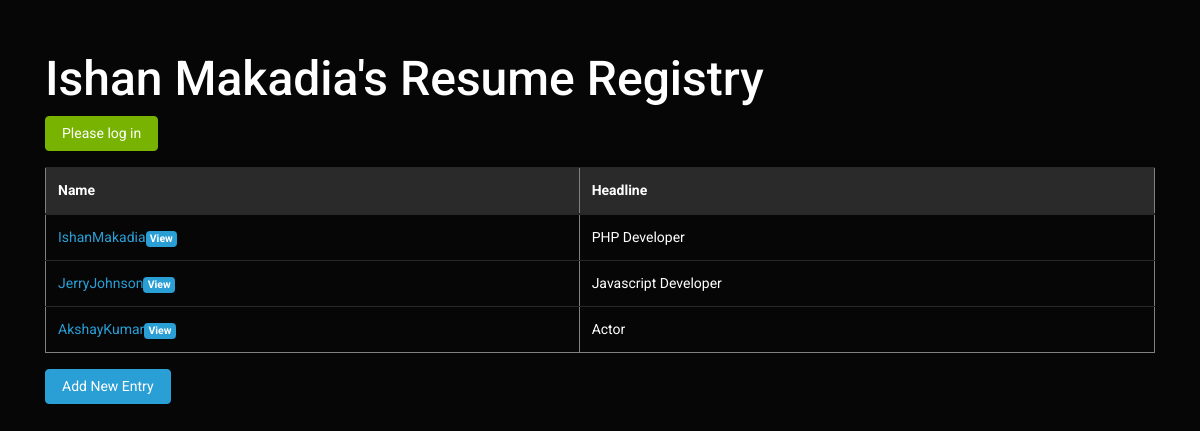
The page / on the database its author committed.
### tables this page shows
CREATE TABLE `profile` (
  `profile_id` int(11) NOT NULL,
  `user_id` int(11) NOT NULL,
  `first_name` text DEFAULT NULL,
  `last_name` text DEFAULT NULL,
  `email` text DEFAULT NULL,
  `headline` text DEFAULT NULL,
  `summary` text DEFAULT NULL
);

### index.php (the view, shortened to what this page needs)
<?php
require_once "pdo.php";
$stmt = $pdo->query("SELECT profile_id, first_name,last_name , headline from users join Profile on users.user_id = Profile.user_id");
$rows = $stmt->fetchAll(PDO::FETCH_ASSOC);
?>
<!DOCTYPE html>
<html>
<head>
    <?php require_once "bootstrap.php"; ?>
</head>
<body>
    <div class="container">
        <h2>Ishan Makadia's Resume Registry</h2>
        <?php
        if (!isset($_SESSION['name'])) {
            echo "<p><a href='login.php' class='btn btn-success'>Please log in</a></p>";
        }
        if (true) {
            echo "<table border='1' class='table table-hover' >";
            echo "<thead><tr class='table-active'>";
            echo "<th>Name</th>";
            echo " <th>Headline</th>";
            echo " </tr></thead>";
            foreach ($rows as $row) {
                echo "<tr><td>";
                echo ("<a href='view.php?profile_id=" . $row['profile_id'] . "'>"
                    . $row['first_name'] . $row['last_name']  .
                    "</a>" .
                    "<span class='badge badge-primary'>View</span>");
                echo ("</td><td>");
                echo ($row['headline']);
                echo ("</td>");
                echo ("</td></tr>\n");
            }
            echo "</table>";
        } else {
            echo 'No rows found';
        }
        ?>
        <p><a href="add.php"><button type="button" class="btn btn-primary">Add New Entry</button></a></p>
    </div>
</body>
</html>

### bootstrap.php
<link href="starter-template.css" rel="stylesheet">
<link rel="stylesheet" href="https://bootswatch.com/4/cyborg/bootstrap.min.css">

### starter-template.css (style rules this page uses)
body { padding-top: 50px; }

### rows shown on the page
profile: first_name "Ishan", last_name "Makadia", headline "PHP Developer"
profile: first_name "Jerry", last_name "Johnson", headline "Javascript Developer"
profile: first_name "Akshay", last_name "Kumar", headline "Actor"
